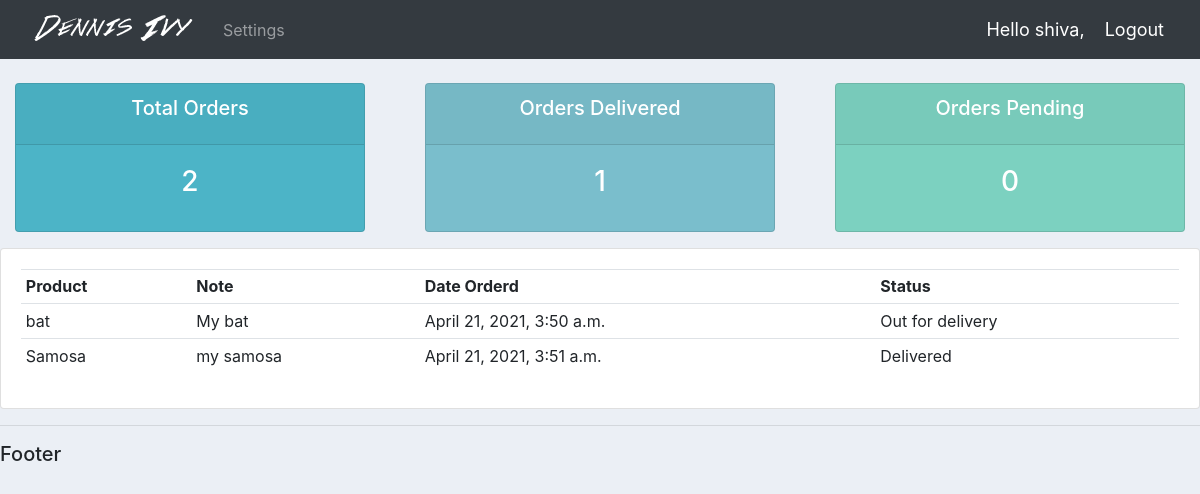
The app's page /user/ (signed in) with its own data.
### Accounts/models.py (models this page shows, shortened)
class Order(models.Model):
    STATUS = (
			('Pending', 'Pending'),
			('Out for delivery', 'Out for delivery'),
			('Delivered', 'Delivered'),
			)
    customer = models.ForeignKey(Customer, null=True, on_delete=models.SET_NULL)
    product = models.ForeignKey(Product, null=True, on_delete=models.SET_NULL)
    date_created =  models.DateTimeField(auto_now_add=True, null=True)
    status = models.CharField(max_length=100, null=True, choices=STATUS)
    note = models.CharField(max_length=100, null=True)

class Product(models.Model):
    CATEGORY = (
			('Indoor', 'Indoor'),
			('Out Door', 'Out Door'),
			)
    name = models.CharField(max_length=100, null=True)
    price = models.FloatField(null=True)
    category = models.CharField(max_length=100, null=True, choices=CATEGORY)
    description = models.CharField(max_length=100, null=True, blank=True)
    date_created =  models.DateTimeField(auto_now_add=True, null=True)
    tags = models.ManyToManyField(Tag)
    def __str__(self):
        return self.name

### Accounts/decorators.py (the view)
		def wrapper_func(request, *args, **kwargs):
			group = None
			if request.user.groups.exists():
				group = request.user.groups.all()[0].name
			if group in allowed_roles:
				return view_func(request, *args, **kwargs)
			else:
				return HttpResponse('You are not authorized to view this page')

### Accounts/views.py (called while the page is built)
@login_required(login_url='login')
@allowed_users(allowed_roles=['customer'])
def userPage(request):
    orders = request.user.customer.order_set.all()
    total_orders = orders.count()
    delivered = orders.filter(status='Delivered').count()
    pending = orders.filter(status='Pending').count()
    context = {
        'orders' : orders,
        'total_orders' : total_orders,
        'delivered' : delivered,
        'pending' : pending
        }
    return render(request, 'accounts/user.html', context)

### Accounts/templates/Accounts/user.html
{%  extends 'accounts/main.html' %}
{% block content %}
{%  include 'accounts/status.html' %}
<div class="row">
	<div class="col-md">
		<div class="card card-body">
			<table class="table table-sm">
				<tr>
					<th>Product</th>
					<th>Note</th>
					<th>Date Orderd</th>
					<th>Status</th>
				</tr>
				{% for order in orders %}
					<tr>
						<td> {{ order.product }} </td>
						<td> {{ order.note }} </td>
						<td> {{ order.date_created }} </td>
						<td> {{ order.status }} </td>
					</tr>
				{% endfor %}
			</table>
		</div>
	</div>
</div>
{% endblock content %}

### Accounts/templates/Accounts/navbar.html (shortened to what this page needs)
{% load static %}
<nav class="navbar navbar-expand-lg navbar-dark bg-dark">
    <img src="{% static 'images/logo.png' %}" alt="">
    <div class="collapse navbar-collapse" id="navbarNav">
      <ul class="navbar-nav">
        {% if request.user.is_staff %}
        <li class="nav-item active">
          <a class="nav-link" href="{% url 'home' %}">Dashboard</a>
        </li>
        <li class="nav-item">
          <a class="nav-link" href="{% url 'products' %}">Products</a>
        </li>
        {% else %}
        <li class="nav-item">
          <a class="nav-link" href="{% url 'account' %}">Settings</a>
        </li>
        {% endif %}
      </ul>
    </div>
    <span class="hello-msg">Hello {{ request.user }},</span>
    <span><a class="hello-msg" href="{% url 'logout' %}">Logout</a></span>
  </nav>

### static/css/main.css (style rules this page uses)
body { background-color: #ebeff5; }

### Accounts/templates/Accounts/navbar.html (style rules this page uses)
.hello-msg { font-size: 18px; color: #fff; margin-right: 20px; }

### records on screen
Order: product "bat", note "My bat", date_created "April 21, 2021, 3:50 a.m.", status "Out for delivery"
Order: product "Samosa", note "my samosa", date_created "April 21, 2021, 3:51 a.m.", status "Delivered"

### other values on screen
{{ request.user }} "shiva"
{{ total_orders }} "2"
{{ delivered }} "1"
{{ pending }} "0"
